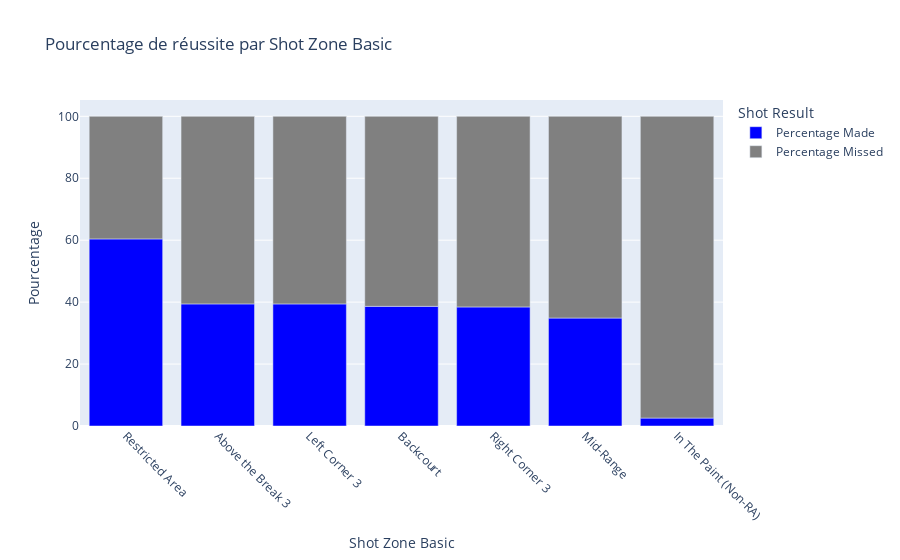

The code cell stored with this chart in its notebook:
### Code cell
# Créez un DataFrame avec les données filtrées pour "Shot Made Flag" = 1
shot_made_df = shot_location[shot_location["Shot Made Flag"] == 1]

# Créez un DataFrame avec les données filtrées pour "Shot Made Flag" = 0
shot_missed_df = shot_location[shot_location["Shot Made Flag"] == 0]

# Groupez les données par "Shot Zone Basic" et comptez le nombre d'occurrences
shot_made_counts = shot_made_df["Shot Zone Basic"].value_counts()
shot_missed_counts = shot_missed_df["Shot Zone Basic"].value_counts()

# Créez un DataFrame combinant les deux
stacked_df = pd.DataFrame({
    "Shot Zone Basic": shot_location["Shot Zone Basic"].unique(),
    "Made": shot_made_counts,
    "Missed": shot_missed_counts
}).fillna(0)

# Calculez les pourcentages de réussite et d'échec
stacked_df["Percentage Made"] = (stacked_df["Made"] / (stacked_df["Made"] + stacked_df["Missed"])) * 100
stacked_df["Percentage Missed"] = (stacked_df["Missed"] / (stacked_df["Made"] + stacked_df["Missed"])) * 100

# Triez le DataFrame en fonction du pourcentage de réussite ("Percentage Made") dans l'ordre décroissant
stacked_df = stacked_df.sort_values(by="Percentage Made", ascending=False)

# Créez un Stacked Bar Chart Plotly
fig = px.bar(stacked_df, x="Shot Zone Basic", y=["Percentage Made", "Percentage Missed"],
             title="Pourcentage de réussite par Shot Zone Basic",
             labels={"value": "Pourcentage", "variable": "Shot Result"},
             color_discrete_map={"Percentage Made": "blue", "Percentage Missed": "gray"})

fig.update_xaxes(tickangle=45)

# Affichez la figure Plotly
fig.show()

### Figure 1 — Plotly figure (JSON) as saved in the notebook; plotly's stock layout.template omitted (floating-point values rounded to 4 significant figures)
{"data": [{"alignmentgroup": "True", "hovertemplate": "Shot Result=Percentage Made<br>Shot Zone Basic=%{x}<br>Pourcentage=%{y}<extra></extra>", "legendgroup": "Percentage Made", "marker": {"color": "blue", "pattern": {"shape": ""}}, "name": "Percentage Made", "offsetgroup": "Percentage Made", "orientation": "v", "showlegend": true, "textposition": "auto", "type": "bar", "x": ["Restricted Area", "Above the Break 3", "Left Corner 3", "Backcourt", "Right Corner 3", "Mid-Range", "In The Paint (Non-RA)"], "xaxis": "x", "y": [60.41, 39.43, 39.42, 38.63, 38.45, 34.85, 2.558], "yaxis": "y"}, {"alignmentgroup": "True", "hovertemplate": "Shot Result=Percentage Missed<br>Shot Zone Basic=%{x}<br>Pourcentage=%{y}<extra></extra>", "legendgroup": "Percentage Missed", "marker": {"color": "gray", "pattern": {"shape": ""}}, "name": "Percentage Missed", "offsetgroup": "Percentage Missed", "orientation": "v", "showlegend": true, "textposition": "auto", "type": "bar", "x": ["Restricted Area", "Above the Break 3", "Left Corner 3", "Backcourt", "Right Corner 3", "Mid-Range", "In The Paint (Non-RA)"], "xaxis": "x", "y": [39.59, 60.57, 60.58, 61.37, 61.55, 65.15, 97.44], "yaxis": "y"}], "layout": {"barmode": "relative", "legend": {"title": {"text": "Shot Result"}, "tracegroupgap": 0}, "title": {"text": "Pourcentage de réussite par Shot Zone Basic"}, "xaxis": {"anchor": "y", "domain": [0, 1], "tickangle": 45, "title": {"text": "Shot Zone Basic"}}, "yaxis": {"anchor": "x", "domain": [0, 1], "title": {"text": "Pourcentage"}}}}
